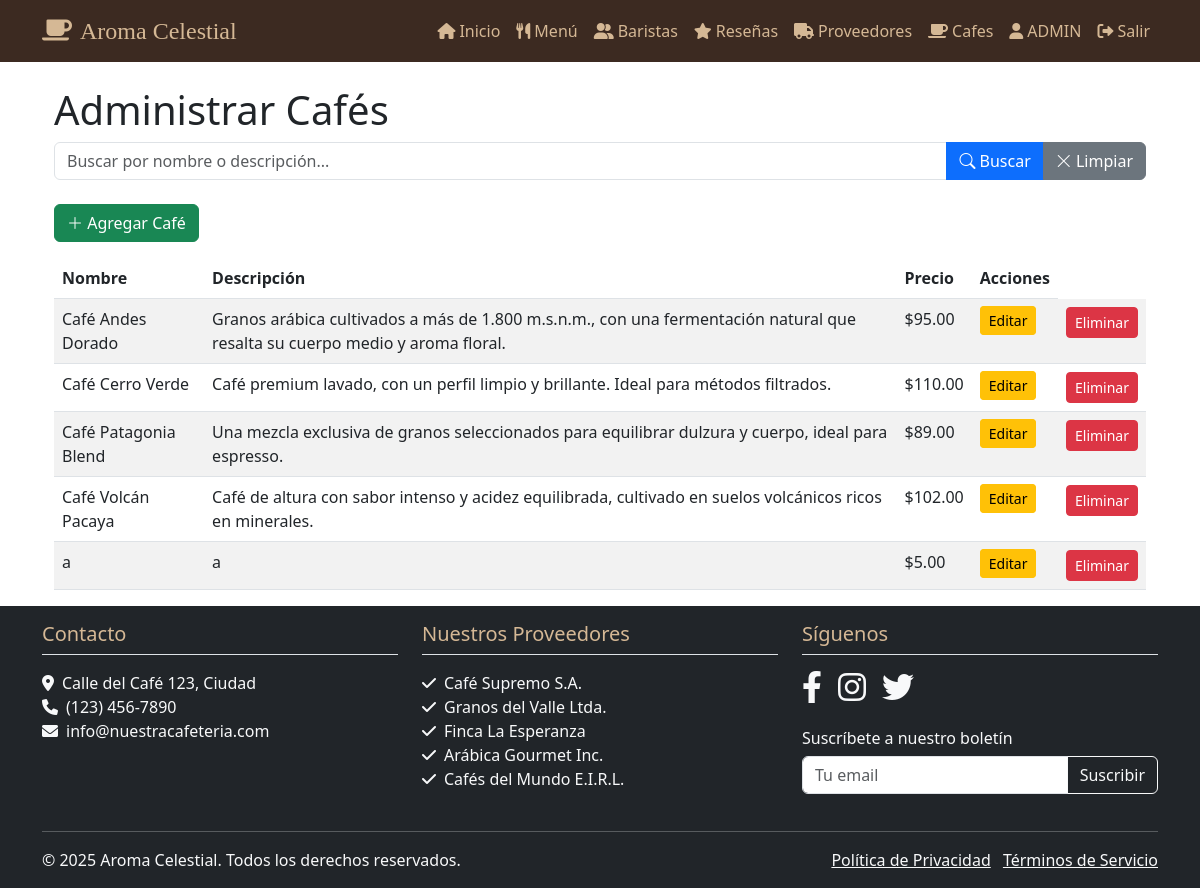
/admin_cafes/ (signed in), run on an earlier commit of the app's database.
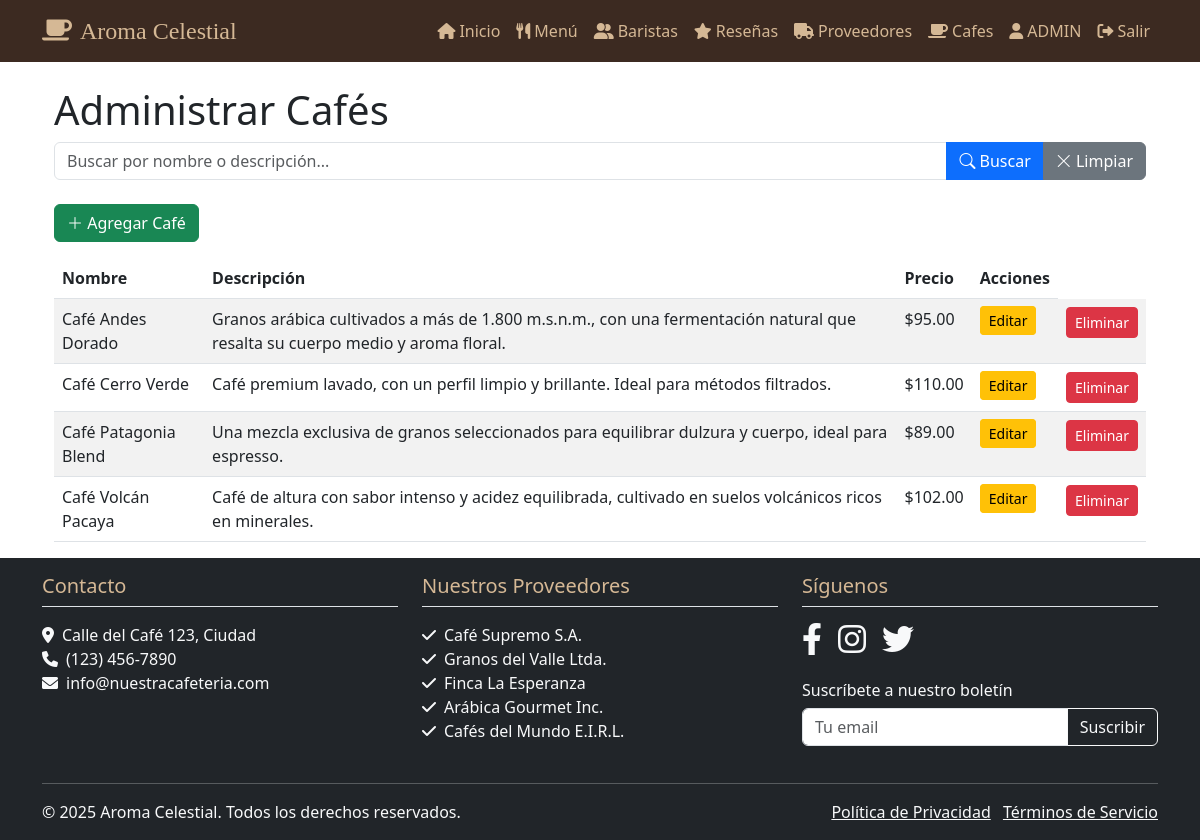
And on a later commit of the database.
### miapp/models.py (models this page shows)
class Cafe(models.Model):
    id = models.AutoField(primary_key=True)
    nombre = models.CharField(max_length=100)
    origen = models.CharField(max_length=100)
    descripcion = models.TextField()
    precio = models.DecimalField(max_digits=5, decimal_places=2)
    nivel_tostado = models.CharField(max_length=50)
    perfil_sabor = models.TextField()
    imagen = models.ImageField(upload_to='imgs/', null=True, blank=True)

### miapp/views.py (the view, shortened to what this page needs)
# urls.py: path('admin_cafes/', views.CafeAdminView.as_view(), name='cafe_admin'),
class CafeAdminView(PermissionProtectedTemplateView):
    template_name = 'admin_cafe.html'
    group_required = 'Administrador'
    permission_required = 'cafeteria.can_edit_menu'
    model = Cafe
    form_class = CafeForm
    context_object_name = 'cafes'
    paginate_by = 10
    search_fields = ['nombre', 'descripcion']  # Campos para buscar
    def get_context_data(self, **kwargs):
        context = super().get_context_data(**kwargs)
        search_query = self.request.GET.get('q', '')
        if search_query:
            q_objects = Q()
            for field in self.search_fields:
                q_objects |= Q(**{f"{field}__icontains": search_query})
            cafes_list = self.model.objects.filter(q_objects).order_by('nombre')
        else:
            cafes_list = self.model.objects.all().order_by('nombre')
        paginator = Paginator(cafes_list, self.paginate_by)
        page_number = self.request.GET.get('page')
        page_obj = paginator.get_page(page_number)
        context['cafes'] = page_obj  # En lugar de cafes_list
        context['search_query'] = search_query
        context['form'] = self.form_class()
        cafe_id = self.kwargs.get('id')
        if cafe_id:
            context['cafe'] = get_object_or_404(self.model, id=cafe_id)
            context['form'] = self.form_class(instance=context['cafe'])
        return context

### miapp/forms.py
class CafeForm(forms.ModelForm):
    class Meta:
        model = Cafe
        fields = ['nombre', 'origen', 'descripcion','precio', 'nivel_tostado', 'perfil_sabor', 'imagen']  # Ajusta los campos
        labels = {
            'nombre': 'Nombre',
            'origen': 'Origen',
            'descripcion': 'Descripcion',
            'precio': 'Precio',
            'nivel_tostado': 'Nivel Tostado',
            'perfil_sabor': 'Perfil Sabor',
            'imagen': 'Imagen',
        }
        widgets = {
            'descripcion': forms.Textarea(attrs={'class': 'form-control','rows': 2}),
            'perfil_sabor': forms.Textarea(attrs={'class': 'form-control','rows': 2}),
            'precio': forms.NumberInput(attrs={'class': 'form-control', 'min': 0}),
            'nivel_tostado': forms.TextInput(attrs={'class': 'form-control'}),
            'origen': forms.TextInput(attrs={'class': 'form-control'}),
            'nombre': forms.TextInput(attrs={'class': 'form-control'}),
            'imagen': forms.FileInput(attrs={'class': 'form-control'}),
        }

### miapp/templatetags/user_tags.py (called while the page is built)
@register.filter(name='has_group')
def has_group(user, group_name):
    return user.groups.filter(name=group_name).exists()

### miapp/templates/admin_cafe.html (shortened to what this page needs)
{% extends 'base.html' %}
{% block content %}
<div class="container mt-4">
  <h1>Administrar Cafés</h1>
  <form method="get" class="mb-4">
    <div class="input-group">
      <input
        type="text"
        name="q"
        class="form-control"
        placeholder="Buscar por nombre o descripción..."
        value="{{ search_query }}"
      >
      <button type="submit" class="btn btn-primary">
        <i class="bi bi-search"></i> Buscar
      </button>
      <a href="{% url 'cafe_admin' %}" class="btn btn-secondary">
        <i class="bi bi-x-lg"></i> Limpiar
      </a>
    </div>
  </form>
  <button
    type="button"
    class="btn btn-success mb-3"
    data-bs-toggle="modal"
    data-bs-target="#cafeModal"
  >
    <i class="bi bi-plus-lg"></i> Agregar Café
  </button>
 <table class="table table-striped">
    <thead>
      <tr>
        <th>Nombre</th>
        <th>Descripción</th>
        <th>Precio</th>
        <th>Acciones</th>
      </tr>
    </thead>
    <tbody>
      {% for cafe in cafes %}
        <tr>
          <td>{{ cafe.nombre }}</td>
          <td>{{ cafe.descripcion }}</td>
          <td>${{ cafe.precio }}</td>
          <td>
            <a
              href="{% url 'cafe_admin' cafe.id %}"
              class="btn btn-warning btn-sm"
              style="display: inline;"
            > Editar
            </a>
            </td>
            <td>
              <button
                type="button"
                class="btn btn-danger btn-sm inline"
                onclick="abrirModalEliminar({{ cafe.id }})"
              > Eliminar
              </button>
          </td>
        </tr>
      {% empty %}
        <tr>
          <td colspan="5">No se encontraron cafés{% if search_query %} para "{{ search_query }}"{% endif %}.</td>
        </tr>
      {% endfor %}
    </tbody>
  </table>
</div>
{% endblock %}

What changed in the data, as far as the page shows it:
removed Cafe: nombre "a", descripcion "a", precio "5.00"
